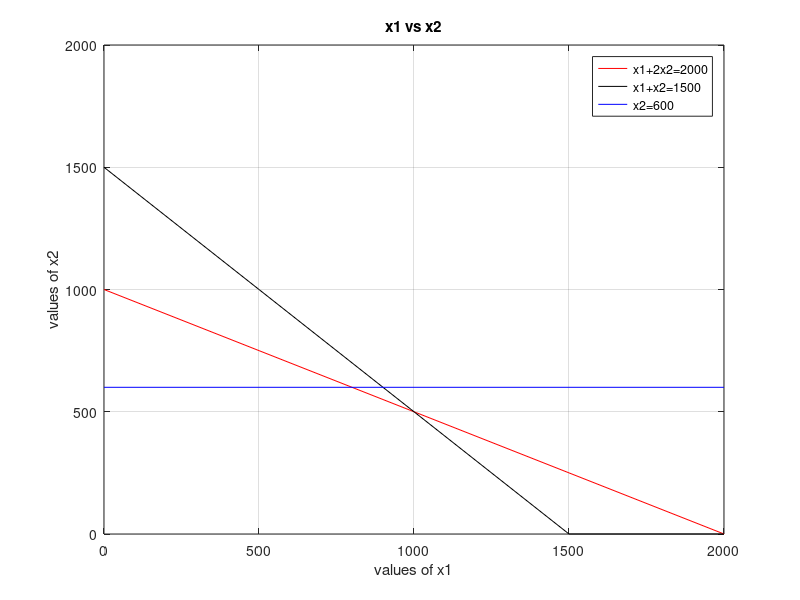

The MATLAB source for this figure:
clc
clear all
format short
%% phase 1: input parameter
C=[3 5];
A=[1 2; 1 1; 0 1];
b=[2000; 1500; 600];
%% phase 2: plotting the graph
y1=0:500:max(b);
x21=(b(1)-A(1,1).*y1)./A(1,2);
x22=(b(2)-A(2,1).*y1)./A(2,2);
x23=(b(3)-A(3,1).*y1)./A(3,2);
x21=max(0,x21);
x22=max(0,x22);
x23=max(0,x23);
plot(y1, x21, 'r', y1, x22, 'k', y1, x23, 'b')
xlabel('values of x1')
ylabel('values of x2')
title('x1 vs x2')
legend('x1+2x2=2000','x1+x2=1500','x2=600')
grid on
%% phase 3: find corner points with axes
cx1=find(y1==0); %%points with x1 axis this line is fix
c1=find(x21==0); %%points with x2 axis for first line
Line1=[y1([c1 cx1]); x21([c1 cx1])]'; 
c2=find(x22==0); %%points with x2 axis for second line
Line2=[y1([c2 cx1]); x22([c2 cx1])]'; 
c3=find(x23==0); %%points with x2 axis for third line
Line3=[y1([c3 cx1]); x23([c3 cx1])]'; 
corpt=unique([Line1; Line2; Line3], 'rows'); % unique for no repetation of points
%% phase 4: points of intersection
pt=[0; 0];
for i=1:size(A,1) % all constraint=3 so we can write size(A,1)
    for j=i+1:size(A,1)   
        A1=A([i j],:);
        B1=b([i j]);
        x=inv(A1)*B1;
        pt=[pt x];
    end
end
ptt=pt'
%% phase 5: all corner points
allpt=[ptt; corpt];
points=unique(allpt, 'rows');
%% phase 6: Feasible region
for i=1:size(points,1)
const1 (i)=A(1,1)*points(i,1)+A(1,2)*points(i,2)-b(1);
const2 (i)=A(2,1)*points(i,1)+A(2,2)*points(i,2)-b(2);
const3 (i)=A(3,1)*points(i,1)+A(3,2)*points(i,2)-b(3);
s1=find(const1>0);
s2=find(const2>0);
s3=find(const3>0);
end
S=unique([s1 s2 s3]);
points(S, :)=[];
%% phase 7: objective value and points
value=points*C';
table=[points value];
[obj, index]=max(value);
X1=points(index,1);
X2=points(index,2);
fprintf('objective value is %f at (%f,%f)', obj, X1, X2);
